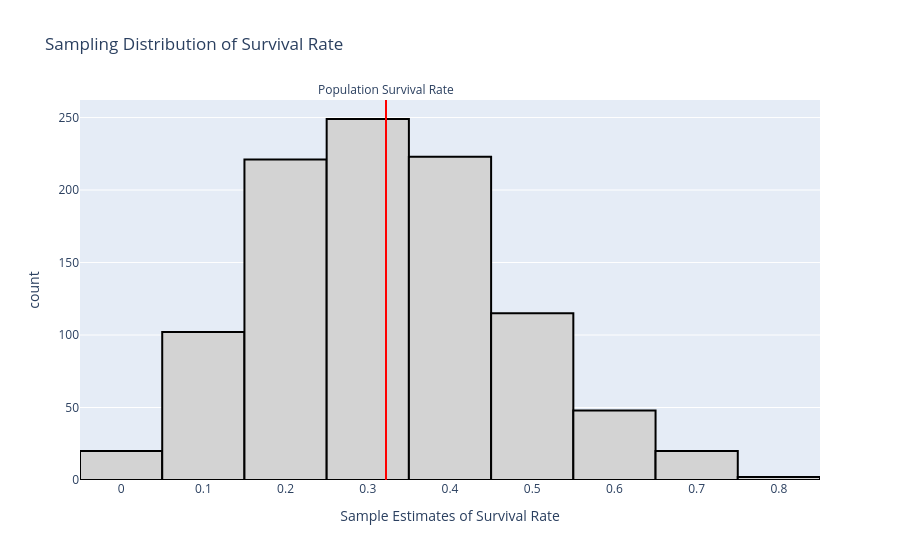

The notebook cell this image was saved under:
### Code cell
# Visualize the sample estimates
fig = px.histogram(sample_surv_rates,
                   title = "Sampling Distribution of Survival Rate",
                   labels = {"value":"Sample Estimates of Survival Rate"},
                   height = 550)

fig.update_traces(showlegend = False,
                  marker_color = "lightgrey", 
                  marker_line_color = "black",
                  marker_line_width = 2)

pop_surv_rate = titanic["survived"].value_counts(normalize = True).loc["yes"]
fig.add_vline(x = pop_surv_rate,          
              line_width=2,            
              line_dash="solid",       
              line_color="red",         
              annotation_text="Population Survival Rate",      
              annotation_position="top")

### Figure 1 — Plotly figure (JSON) as saved in the notebook; plotly's stock layout.template omitted (floating-point values rounded to 4 significant figures; data arrays with more than 128 entries replaced by an {"elided": "..."} marker saying what was removed)
{"data": [{"alignmentgroup": "True", "bingroup": "x", "hovertemplate": "variable=0<br>Sample Estimates of Survival Rate=%{x}<br>count=%{y}<extra></extra>", "legendgroup": "0", "marker": {"color": "lightgrey", "line": {"color": "black", "width": 2}, "pattern": {"shape": ""}}, "name": "0", "offsetgroup": "0", "orientation": "v", "showlegend": false, "type": "histogram", "x": {"elided": "1000 float values"}, "xaxis": "x", "yaxis": "y"}], "layout": {"annotations": [{"showarrow": false, "text": "Population Survival Rate", "x": 0.3222, "xanchor": "center", "xref": "x", "y": 1, "yanchor": "bottom", "yref": "y domain"}], "autosize": true, "barmode": "relative", "legend": {"title": {"text": "variable"}, "tracegroupgap": 0}, "shapes": [{"line": {"color": "red", "dash": "solid", "width": 2}, "type": "line", "x0": 0.3222, "x1": 0.3222, "xref": "x", "y0": 0, "y1": 1, "yref": "y domain"}], "title": {"text": "Sampling Distribution of Survival Rate"}, "xaxis": {"anchor": "y", "autorange": true, "domain": [0, 1], "range": [-0.05, 0.85], "title": {"text": "Sample Estimates of Survival Rate"}, "type": "linear"}, "yaxis": {"anchor": "x", "autorange": true, "domain": [0, 1], "range": [0, 262.1], "title": {"text": "count"}}}}
